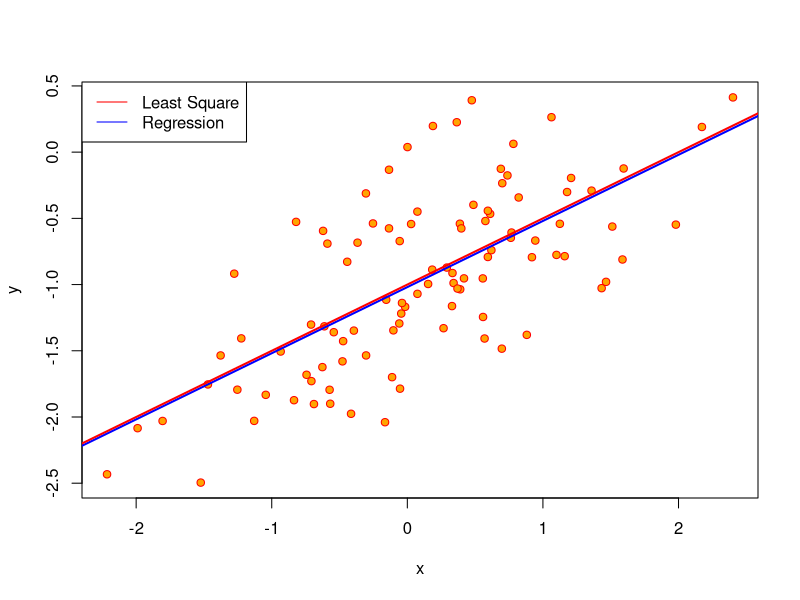

The R source for this figure: (Note: this script raises an error after producing the figure.)
# Question 13, Chapter 3

set.seed(1)
x <- rnorm(100)
eps <- rnorm(100, mean = 0, sd = sqrt(0.25))
y = -1 + 0.5*x + eps
plot(x, y, pch = 21, col="red", bg="orange")
fit <- lm(y~x)
abline(fit, lwd=2, col = "blue")
abline(-1, 0.5, lwd = 2, col = "red")
legend("topleft", legend = c("Least Square", "Regression"), col = c("red", "blue"), lty = c(1,1))

# Trying a quadratic term to see if it makes it better
fit2 <- lm(y ~ x + I(x^2))
summary(fit2)

# With less noise, hence will be changing the variance of the error term and reducing it
set.seed(1)
eps2 <- rnorm(100, mean = 0, sd = sqrt(0.125))
y2 = -1 + 0.5*x + eps2
plot(x2, y2, pch = 21, col="red", bg="orange")
fit3 <- lm(y2~x2)
abline(fit3, lwd = 2, col="blue")
abline(-1, 0.5, lwd = 2, col = "red")
summary(fit3)

# With more noise, hence will be changing the variance of the error term and increase it
set.seed(1)
eps3 <- rnorm(100, mean = 0, sd = sqrt(0.5))
y3 = -1 + 0.5*x + eps3
plot(x2, y3, pch = 21, col="Red", bg="Orange")
fit4 <- lm(y3~x2)
abline(fit4, lwd = 2, col="blue")
summary(fit4)
